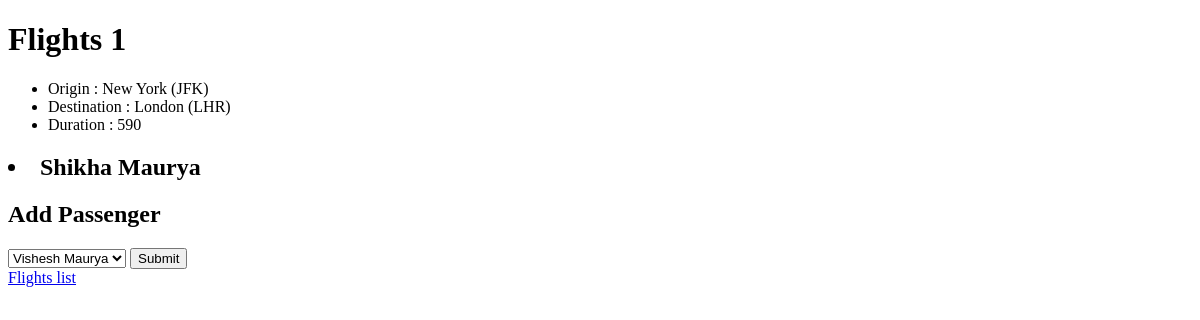
Page /flights/1 on the earlier database version.
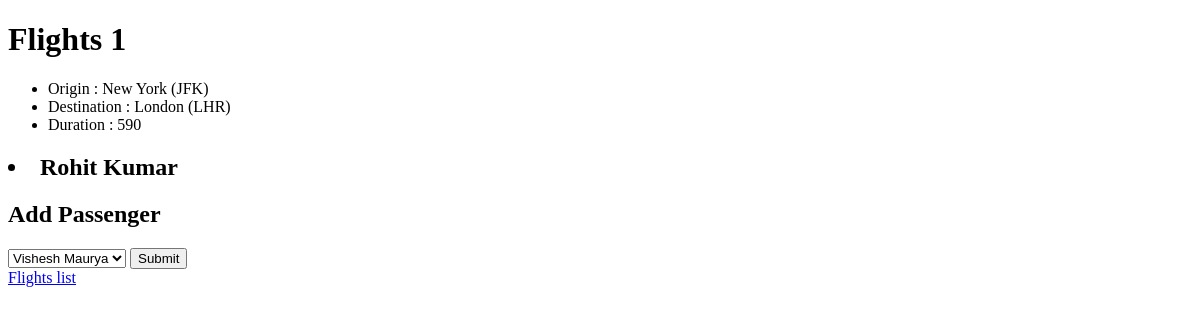
Same page on the later database version.
### flights/models.py (models this page shows, shortened)
class Flight(models.Model):
    origin = models.ForeignKey(Airport,on_delete=models.CASCADE,related_name="departure")
    destination = models.ForeignKey(Airport,on_delete=models.CASCADE,related_name="arrivals")
    duration = models.IntegerField()

class Airport(models.Model):
    code = models.CharField(max_length=3)
    city = models.CharField(max_length=64)
    def __str__(self):
        return f"{self.city} ({self.code})"

class Passenger(models.Model):
    fname = models.CharField(max_length=32)
    lname = models.CharField(max_length=32)
    age = models.IntegerField()
    flights = models.ManyToManyField(Flight, blank=True, related_name="passengers")
    def __str__(self):
        return f"{self.fname} {self.lname}"

### flights/views.py (the view)
# urls.py: path("<int:flight_id>",views.flight,name="flight"),
def flight(request,flight_id):
    flight = Flight.objects.get(pk=flight_id)
    return render(request,"flights/flight.html",{
        "flight":flight,
        "passengers" : flight.passengers.all(),
        "non_passengers" : Passenger.objects.exclude(flights=flight).all(),
    })

### flights/templates/flights/flight.html (shortened to what this page needs)
{% extends "flights/layout.html" %}
{% block body %}
    <h1>Flights {{ flight.id }}</h1>
    <ul>
        <li>Origin : {{ flight.origin }} </li>
        <li>Destination : {{ flight.destination }} </li>
        <li>Duration : {{ flight.duration }} </li>
    </ul>
    <h2>
        {% for passenger in passengers %}
            <li>{{ passenger }}</li>
        {% empty %}
            <li>No passenger</li>
        {% endfor %}
    </h2>
    <h2>Add Passenger</h2>
    <form action="{% url 'book' flight.id %}" method="post">
        <select name="passenger" >
            {% for passenger in non_passengers %}
                <option value="{{ passenger.id }}">{{ passenger }}</option>
            {% endfor %}
        </select>
        <input type="submit">
    </form>
    <a href="{% url 'index' %}">Flights list</a>
{% endblock %}

### flights/templates/flights/layout.html (shortened to what this page needs)
<!DOCTYPE html>
<html lang="en">
    <head>
    </head>
    <body>
        {% block body %}
        {% endblock %}
    </body>
</html>

Differences in the rows shown:
changed Passenger: fname+lname "Shikha Maurya" → "Rohit Kumar"
